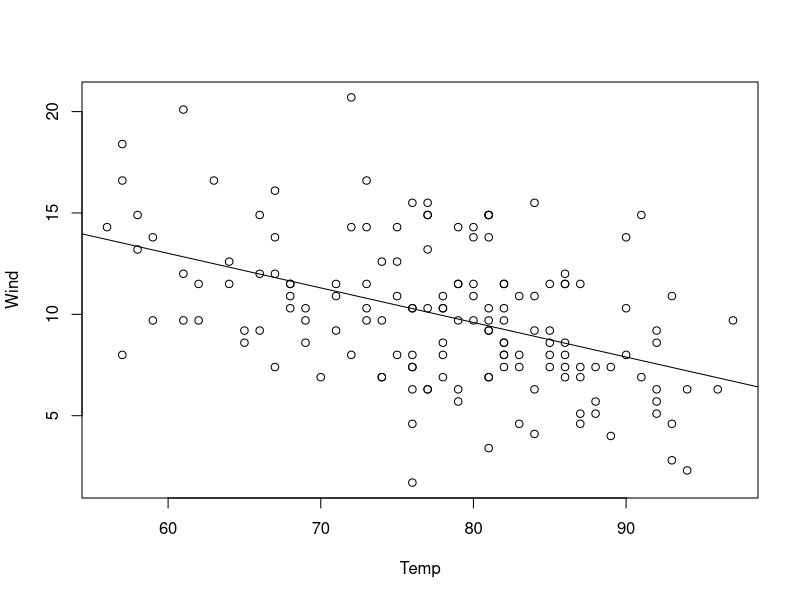
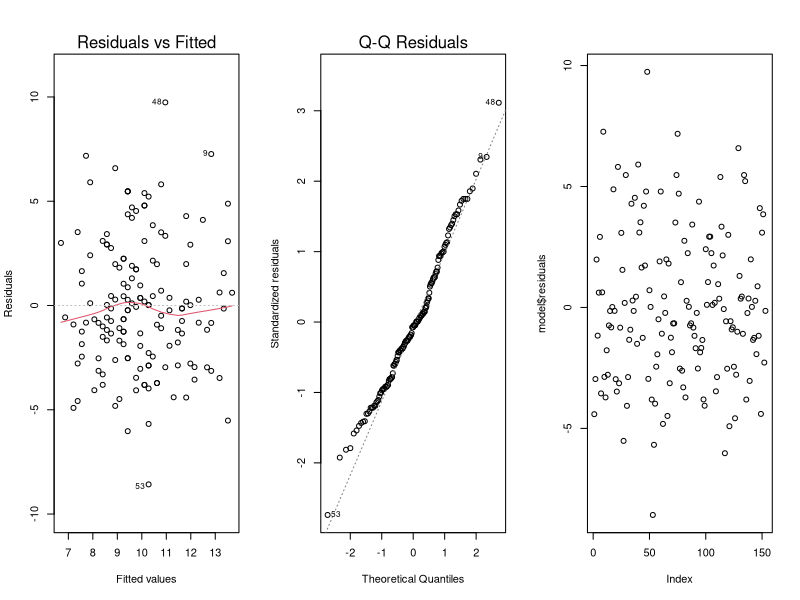
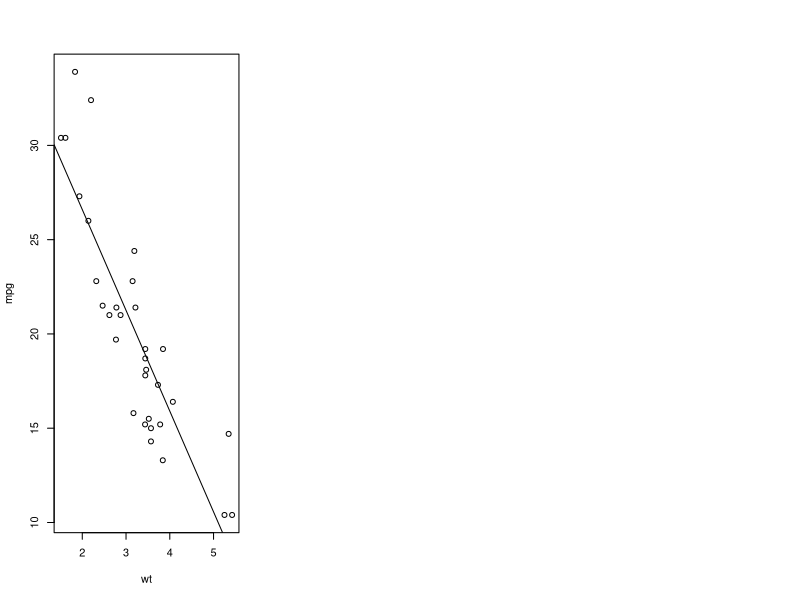
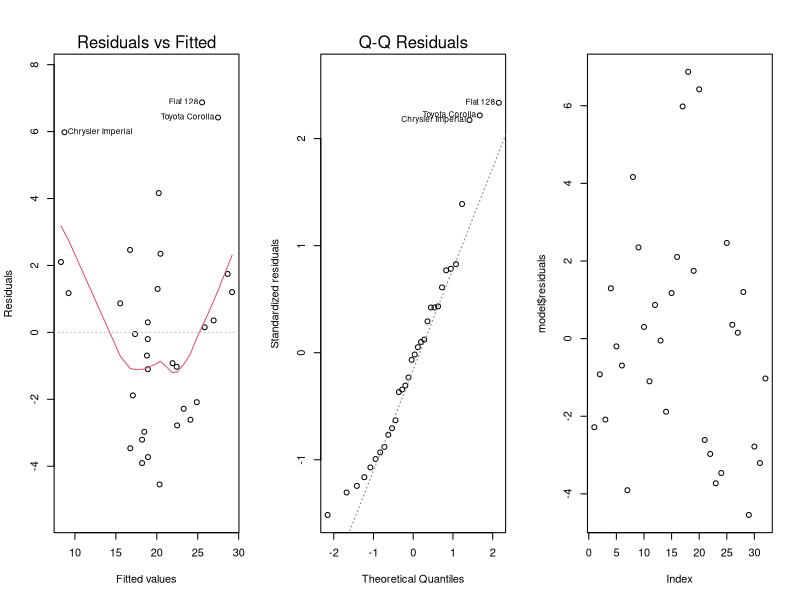

The R script that drew these images, in order:
# Simple Linear Regression Mobius Quiz

## Air Quality
# Model
model <- lm(Wind~Temp, data = airquality)
summary(model)

# Plotting the Model
plot(Wind~Temp, data = airquality)
abline(model)

# Make Prediction
predict(model, data.frame(Temp = 72))

# Technical Details
# Residual vs Fitted
par(mfrow=c(1,3))
plot(model, which = 1:2)
plot(model$residuals)

## mtcars
# Model
model <- lm(mpg~wt, data = mtcars)
summary(model)

# Plotting the model
plot(mpg~wt, data = mtcars)
abline(model)

# Make a prediction
predict(model, data.frame(wt = 3))

# Technical Details
# Residual vs Fitted
par(mfrow=c(1,3))
plot(model, which = 1:2)
plot(model$residuals)

